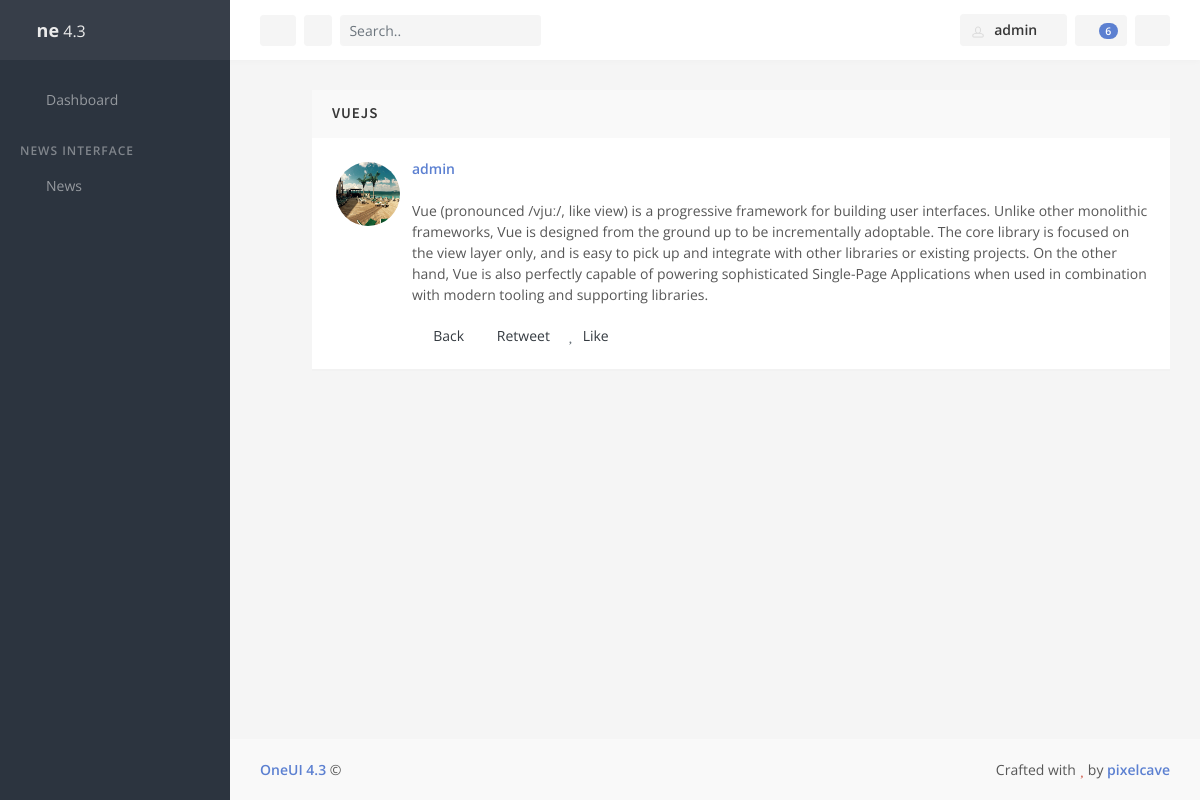
Screenshot of /news/6 (signed in) with the database file from the repository.
### news/models.py (models this page shows, shortened)
class News(models.Model):
    STATUS = [
        ('published', 'Published'),
        ('unpublished', 'Unpublished')
    ]
    title = models.CharField(verbose_name="Название", max_length=255)
    description = models.TextField(verbose_name="Описание")
    author = models.ForeignKey(User, on_delete=models.CASCADE)
    tag = models.ManyToManyField('Tag', null=True, blank=True, default=None)
    status = models.CharField(max_length=255, choices=STATUS, default="published")
    image = models.ImageField(null=True, blank=True)
    created_at = models.DateTimeField(verbose_name = "Дата создание", auto_now_add=timezone.now())
    class Meta:
        verbose_name = 'Новость'
        verbose_name_plural = 'Новости'

### news/views.py (the view)
# urls.py: path('<int:id>', views.NewsDetails.as_view(), name="details"),
class NewsDetails(LoginRequiredMixin,DetailView):
    login_url='/login'
    template_name='news/details.html'
    model=News
    pk_url_kwarg='id'

### news/templates/news/details.html (shortened to what this page needs)
{% extends 'news/layouts.html' %}
{% load static %}
{% block content %}
    <div class="timeline-event">
        <div class="timeline-event-block block js-appear-enabled animated fadeIn" data-toggle="appear">
            <div class="block-header block-header-default">
                <h3 class="block-title">{{ news.title }}</h3>
            </div>
            <div class="block-content">
                <div class="media font-size-sm">
                    <a class="img-link mr-2" href="javascript:void(0)">
                        {% if news.image %}
                            <img class="img-avatar img-avatar56 img-avatar-thumb" src="{{ news.image.url }}" alt="image">
                        {% else %}
                            <img class="img-avatar img-avatar56 img-avatar-thumb" src="{% static 'assets/media/photos/photo29.jpg' %}" alt="">
                        {% endif %}
                    </a>
                    <div class="media-body">
                        <p>
                            <a class="font-w600" href="javascript:void(0)">{{ news.author }}</a>
                            <article>
                                {{ news.description }}
                            </article>
                        </p>
                        <p>
                            <a class="text-dark mr-2" href="{% url 'news' %}">
                                <i class="fa fa-reply fa-fw text-muted"></i> Back
                            </a>
                            <a class="text-dark mr-2" href="javascript:void(0)">
                                <i class="fa fa-redo fa-fw text-muted"></i> Retweet
                            </a>
                            <a class="text-dark mr-2" href="javascript:void(0)">
                                <i class="fa fa-heart fa-fw text-muted"></i> Like
                            </a>
                        </p>
                    </div>
                </div>
            </div>
        </div>
    </div>
{% endblock %}

### news/templates/news/layouts.html (shortened to what this page needs)
{% load static %}
<!doctype html>
<html lang="en">
    <head>
        <link rel="stylesheet" id="css-main" href="{% static 'assets/css/oneui.min.css' %}">
    </head>
    <body>
        <div id="page-container" class="sidebar-o sidebar-dark enable-page-overlay side-scroll page-header-fixed">
            <nav id="sidebar" aria-label="Main Navigation">
                <div class="content-header bg-white-5">
                    <a class="font-w600 text-dual" href="index.html">
                        <i class="fa fa-circle-notch text-primary"></i>
                        <span class="smini-hide">
                            <span class="font-w700 font-size-h5">ne</span> <span class="font-w400">4.3</span>
                        </span>
                    </a>
                    <div>
                        <div class="dropdown d-inline-block ml-3">
                            <a class="text-dual font-size-sm" id="sidebar-themes-dropdown" data-toggle="dropdown" aria-haspopup="true" aria-expanded="false" href="#">
                                <i class="si si-drop"></i>
                            </a>
                        </div>
                    </div>
                </div>
                <div class="content-side content-side-full">
                    <ul class="nav-main">
                        <li class="nav-main-item">
                            <a class="nav-main-link" href="{% url 'home' %}">
                                <i class="nav-main-link-icon si si-speedometer"></i>
                                <span class="nav-main-link-name">Dashboard</span>
                            </a>
                        </li>
                        <li class="nav-main-heading">News Interface</li>
                        <li class="nav-main-item">
                            <a class="nav-main-link nav-main-link-submenu" data-toggle="submenu" aria-haspopup="true" aria-expanded="false" href="#">
                                <i class="nav-main-link-icon si si-energy"></i>
                                <span class="nav-main-link-name">News</span>
                            </a>
                        </li>
                    </ul>
                </div>
            </nav>
            <header id="page-header">
                <div class="content-header">
                    <div class="d-flex align-items-center">
                        <button type="button" class="btn btn-sm btn-dual mr-2 d-none d-lg-inline-block" data-toggle="layout" data-action="sidebar_mini_toggle">
                            <i class="fa fa-fw fa-ellipsis-v"></i>
                        </button>
                        <button type="button" class="btn btn-sm btn-dual mr-2" data-toggle="modal" data-target="#one-modal-apps">
                            <i class="si si-grid"></i>
                        </button>
                        <form class="d-none d-sm-inline-block" action="be_pages_generic_search.html" method="POST">
                            <div class="input-group input-group-sm">
                                <input type="text" class="form-control form-control-alt" placeholder="Search.." id="page-header-search-input2" name="page-header-search-input2">
                                <div class="input-group-append">
                                    <span class="input-group-text bg-body border-0">
                                        <i class="si si-magnifier"></i>
                                    </span>
                                </div>
                            </div>
                        </form>
                    </div>
                    <div class="d-flex align-items-center">
                        <div class="dropdown d-inline-block ml-2">
                            <button type="button" class="btn btn-sm btn-dual" id="page-header-user-dropdown" data-toggle="dropdown" aria-haspopup="true" aria-expanded="false">
                                <img class="rounded" src="{% static 'assets/media/avatars/avatar10.jpg' %}" alt="Header Avatar" style="width: 18px;">
                                <span class="d-none d-sm-inline-block ml-1">
                                    {% if request.user %}
                                        {{ request.user.username }}
                                    {% else %}
                                        'Anonim'
                                    {% endif %}
                                </span>
                                <i class="fa fa-fw fa-angle-down d-none d-sm-inline-block"></i>
                            </button>
                        </div>
                        <div class="dropdown d-inline-block ml-2">
                            <button type="button" class="btn btn-sm btn-dual" id="page-header-notifications-dropdown" data-toggle="dropdown" aria-haspopup="true" aria-expanded="false">
                                <i class="si si-bell"></i>
                                <span class="badge badge-primary badge-pill">6</span>
                            </button>
                        </div>
                        <button type="button" class="btn btn-sm btn-dual ml-2" data-toggle="layout" data-action="side_overlay_toggle">
                            <i class="fa fa-fw fa-list-ul fa-flip-horizontal"></i>
                        </button>
                    </div>
                </div>
            </header>
            <main id="main-container">
                <div class="content">
                    {% block content %}{% endblock content %}
                </div>
            </main>
            <footer id="page-footer" class="bg-body-light">
                <div class="content py-3">
                    <div class="row font-size-sm">
                        <div class="col-sm-6 order-sm-2 py-1 text-center text-sm-right">
                            Crafted with <i class="fa fa-heart text-danger"></i> by <a class="font-w600" href="https://1.envato.market/ydb" target="_blank">pixelcave</a>
                        </div>
                        <div class="col-sm-6 order-sm-1 py-1 text-center text-sm-left">
                            <a class="font-w600" href="https://1.envato.market/xWy" target="_blank">OneUI 4.3</a> &copy;
                        </div>
                    </div>
                </div>
            </footer>
        </div>
    </body>
</html>

### rows the page displays
News: title "VUEJS", image (picture), author "admin", description "Vue (pronounced /vjuː/, like view) is a progressive framework for building user interfaces. Unlike other monolithic frameworks, Vue is designed from the ground up to be incrementally adoptable. The core library is focused on the view layer only, and is easy to pick up and integrate with other libraries or existing projects. On the other hand, Vue is also perfectly capable of powering sophisticated Single-Page Applications when used in combination with modern tooling and supporting libraries."

### other values shown
{{ request.user.username }} "admin"
